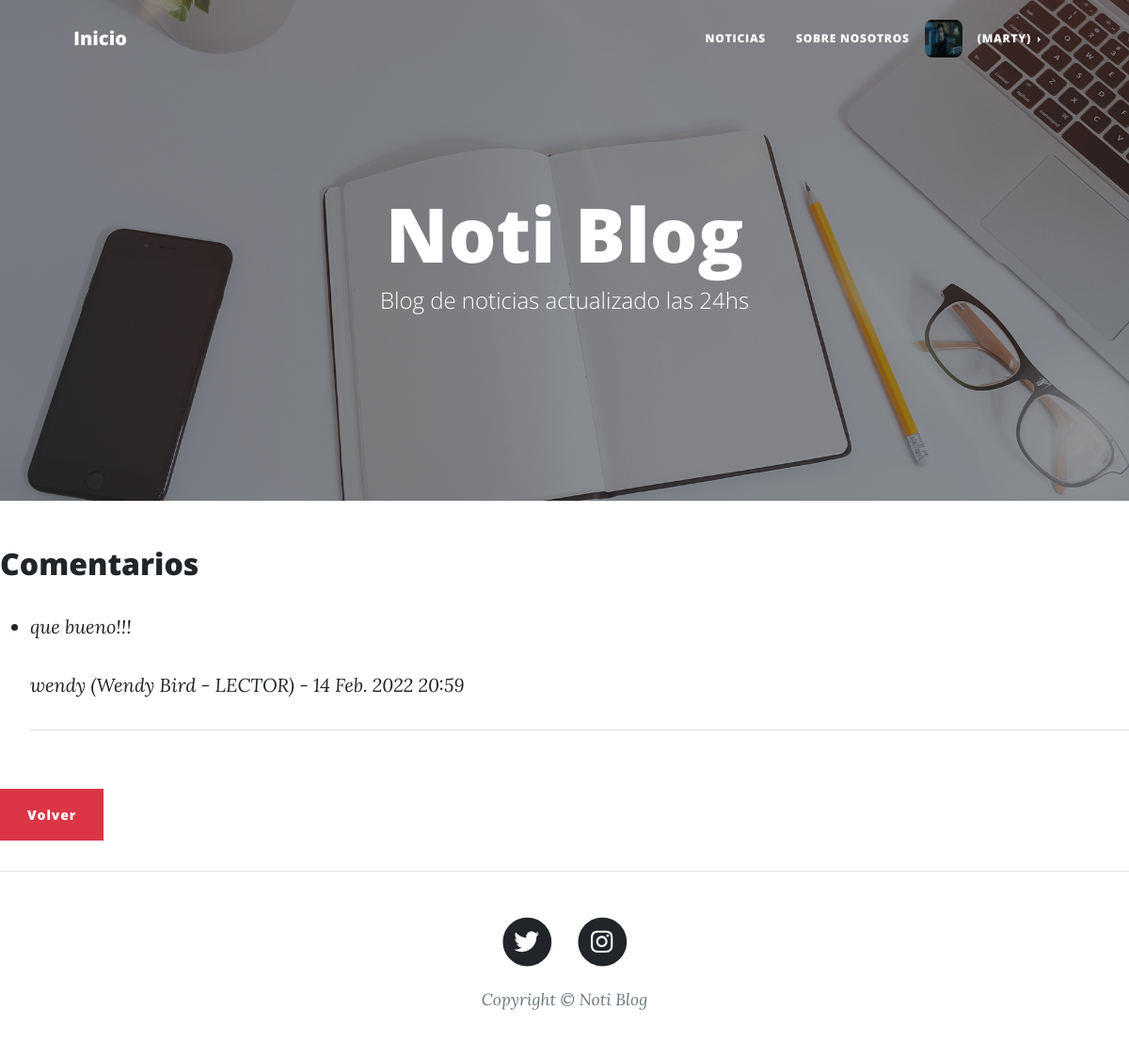
Page /PlayApp/publicaciones_detalle/6/comentarios_lista/ (signed in) on the earlier database version.
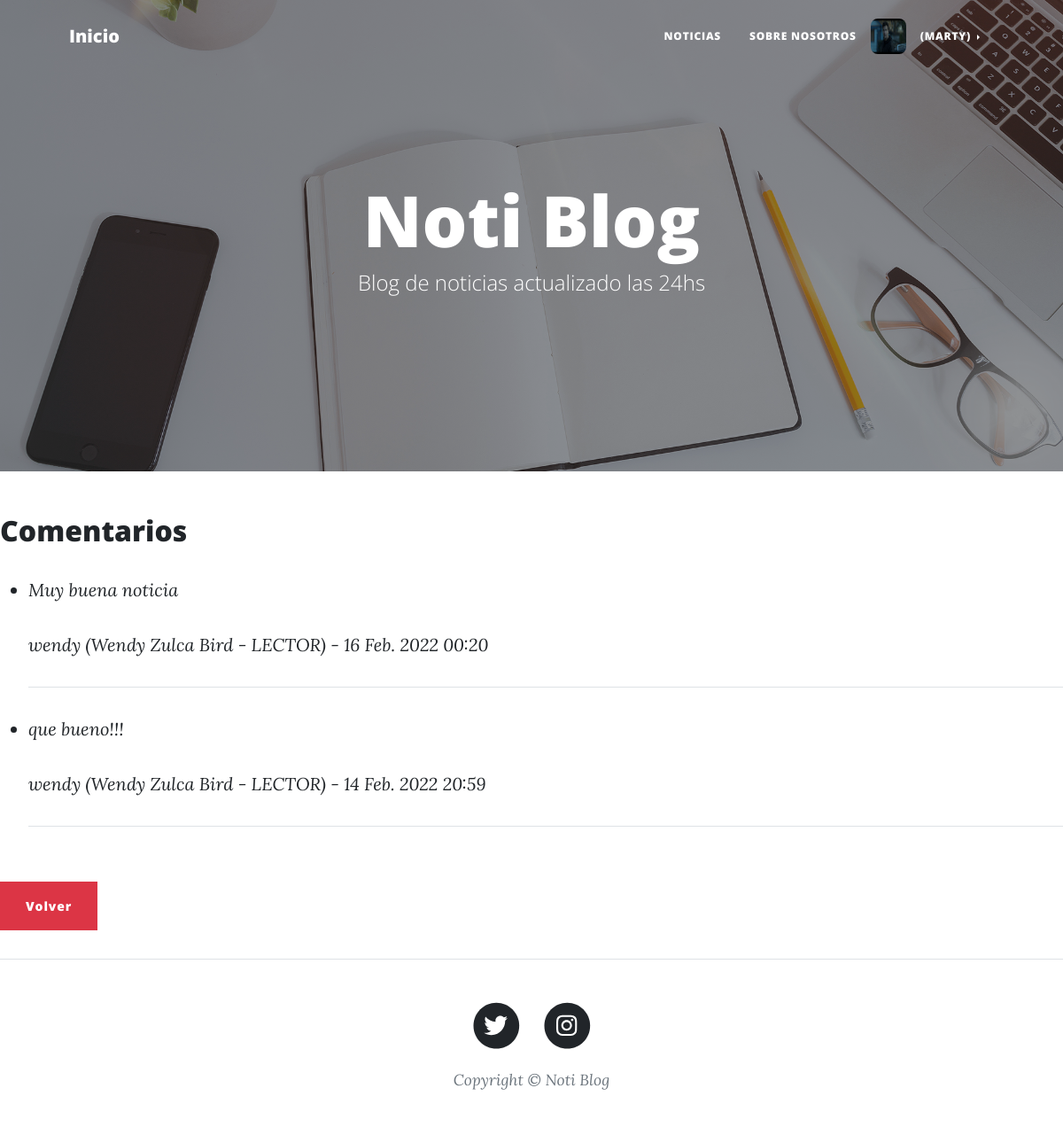
Same page on the later database version.
### PlayApp/models.py (models this page shows, shortened)
class Comentario(models.Model):
    publicacion = models.ForeignKey(Publicacion, related_name="comentarios", on_delete=models.CASCADE, default="")
    nombre = models.ForeignKey(settings.AUTH_USER_MODEL, on_delete=models.CASCADE)
    comentario = models.TextField(max_length=300)
    fecha = models.DateTimeField(auto_now_add=True)

class Usuario(AbstractBaseUser):
    TIPO_USUARIO = [
        ("ADMIN","Admin"),
        ("LECTOR","Lector"),
        ("AUTOR","Autor"),
    ]
    username = models.CharField(max_length=40, unique=True)
    nombre = models.CharField(max_length=40)
    apellido = models.CharField(max_length=40)
    email = models.EmailField(max_length=254, verbose_name="email", unique=True)
    avatar = models.ImageField(upload_to=upload_avatar, null=True, blank=True)
    tipo = models.CharField(max_length=6, choices=TIPO_USUARIO, default="LECTOR")
    date_joined = models.DateTimeField(verbose_name="Fecha de Registro", auto_now_add=True)
    last_login = models.DateTimeField(verbose_name="Ultima Conexión", auto_now=True)
    is_admin = models.BooleanField(default=False)
    is_active = models.BooleanField(default=True)
    is_staff = models.BooleanField(default=False)
    is_superuser = models.BooleanField(default=False)
    USERNAME_FIELD = "username"
    REQUIRED_FIELDS = ["nombre", "apellido", "email", "avatar", "tipo"] #No pongo 'username' porque ya es requerido al ser USERNAME_FIELD (dato usado para loggearse).
    objects = Manager_Usuario()
    def __str__(self):
        return f"{self.username}  ({self.nombre}  {self.apellido} - {self.tipo})"

### PlayApp/views.py (the view)
# urls.py: path("publicaciones_detalle/<int:pk>/comentarios_lista/", views.comentarios_lista, name = "Lista Comentarios" ),
def comentarios_lista(request, pk):
    contexto = {}
    publicacion = get_object_or_404(Publicacion, pk=pk)
    comentarios = publicacion.comentarios.all().order_by("-fecha")
    contexto['publicacion'] = publicacion
    contexto['comentarios'] = comentarios
    return render(request, 'PlayApp/T06.1-comentarios_lista.html', contexto)

### PlayApp/Templates/PlayApp/T06.1-comentarios_lista.html (shortened to what this page needs)
{% extends "PlayApp/T01-view.html" %}
{% load static %}
{% block ContenidoTemplate %}
<body>
    <div class="w3-container">
        <h2>Comentarios</h2>
        <ul>
        {% for comentario in comentarios %}
            <li>
                <p><i>{{ comentario.comentario }}</i></p>
                <p><i>{{ comentario.nombre }} - {{ comentario.fecha }}</i></p>
                <hr>
                {% endfor %}
            </li>
        </ul>
        <p>
            <br><input class="btn btn-danger" type="button" value="Volver" onclick="history.back()">
        </p>
    </div>
</body>
{% endblock %}

Differences in the rows shown:
added Comentario: comentario "Muy buena noticia", nombre "wendy (Wendy Zulca Bird - LECTOR)", fecha "16 Feb. 2022 00:20"
changed through a linked row, Comentario "que bueno!!!": nombre "wendy (Wendy Bird - LECTOR)" → "wendy (Wendy Zulca Bird - LECTOR)"
